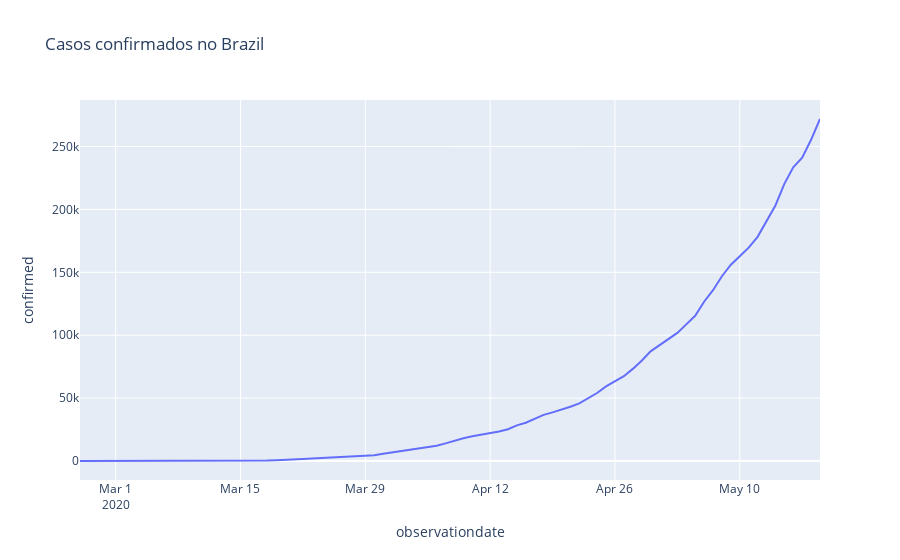

Here is the notebook cell this chart was saved with:
### Markdown cell above
# Casos Confirmados

### Code cell
#Graph of the evolution of confirmed cases
px.line(brazil, 'observationdate', 'confirmed', title='Casos confirmados no Brazil')
